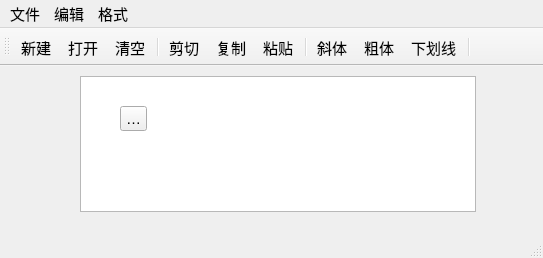
<?xml version="1.0" encoding="UTF-8"?>
<ui version="4.0">
 <class>QWMainWind</class>
 <widget class="QMainWindow" name="QWMainWind">
  <property name="geometry">
   <rect>
    <x>0</x>
    <y>0</y>
    <width>543</width>
    <height>258</height>
   </rect>
  </property>
  <property name="font">
   <font>
    <pointsize>11</pointsize>
   </font>
  </property>
  <property name="windowTitle">
   <string>QWMainWind</string>
  </property>
  <widget class="QWidget" name="centralWidget">
   <widget class="QTextEdit" name="txtEdit">
    <property name="geometry">
     <rect>
      <x>80</x>
      <y>10</y>
      <width>396</width>
      <height>136</height>
     </rect>
    </property>
    <property name="font">
     <font>
      <pointsize>16</pointsize>
     </font>
    </property>
   </widget>
   <widget class="QToolButton" name="toolButtonAbout">
    <property name="geometry">
     <rect>
      <x>120</x>
      <y>40</y>
      <width>27</width>
      <height>25</height>
     </rect>
    </property>
    <property name="toolTip">
     <string/>
    </property>
    <property name="text">
     <string>关于</string>
    </property>
    <property name="icon">
     <iconset>
      <normaloff>store-fill.svg</normaloff>store-fill.svg</iconset>
    </property>
   </widget>
  </widget>
  <widget class="QMenuBar" name="menuBar">
   <property name="geometry">
    <rect>
     <x>0</x>
     <y>0</y>
     <width>543</width>
     <height>29</height>
    </rect>
   </property>
   <widget class="QMenu" name="menu">
    <property name="title">
     <string>文件</string>
    </property>
    <addaction name="actNew"/>
    <addaction name="actOpen"/>
    <addaction name="separator"/>
    <addaction name="actClose"/>
   </widget>
   <widget class="QMenu" name="menu_2">
    <property name="title">
     <string>编辑</string>
    </property>
    <addaction name="actCut"/>
    <addaction name="actCopy"/>
    <addaction name="actPaste"/>
    <addaction name="separator"/>
    <addaction name="actClear"/>
   </widget>
   <widget class="QMenu" name="menu_3">
    <property name="title">
     <string>格式</string>
    </property>
    <addaction name="actFontBold"/>
    <addaction name="actFontItalic"/>
    <addaction name="actFontUnder"/>
    <addaction name="separator"/>
    <addaction name="actToolbarLab"/>
   </widget>
   <addaction name="menu"/>
   <addaction name="menu_2"/>
   <addaction name="menu_3"/>
  </widget>
  <widget class="QToolBar" name="mainToolBar">
   <property name="toolButtonStyle">
    <enum>Qt::ToolButtonStyle::ToolButtonTextUnderIcon</enum>
   </property>
   <attribute name="toolBarArea">
    <enum>TopToolBarArea</enum>
   </attribute>
   <attribute name="toolBarBreak">
    <bool>false</bool>
   </attribute>
   <addaction name="actNew"/>
   <addaction name="actOpen"/>
   <addaction name="actClear"/>
   <addaction name="separator"/>
   <addaction name="actCut"/>
   <addaction name="actCopy"/>
   <addaction name="actPaste"/>
   <addaction name="separator"/>
   <addaction name="actFontItalic"/>
   <addaction name="actFontBold"/>
   <addaction name="actFontUnder"/>
   <addaction name="separator"/>
  </widget>
  <widget class="QStatusBar" name="statusBar"/>
  <action name="actCut">
   <property name="icon">
    <iconset>
     <normaloff>:/images/images/cut.bmp</normaloff>:/images/images/cut.bmp</iconset>
   </property>
   <property name="text">
    <string>剪切</string>
   </property>
   <property name="toolTip">
    <string>剪切</string>
   </property>
   <property name="shortcut">
    <string>Ctrl+X</string>
   </property>
  </action>
  <action name="actCopy">
   <property name="icon">
    <iconset>
     <normaloff>:/images/images/120.bmp</normaloff>:/images/images/120.bmp</iconset>
   </property>
   <property name="text">
    <string>复制</string>
   </property>
   <property name="toolTip">
    <string>复制</string>
   </property>
   <property name="shortcut">
    <string>Ctrl+C</string>
   </property>
  </action>
  <action name="actPaste">
   <property name="icon">
    <iconset>
     <normaloff>:/images/images/paste.bmp</normaloff>:/images/images/paste.bmp</iconset>
   </property>
   <property name="text">
    <string>粘贴</string>
   </property>
   <property name="toolTip">
    <string>粘贴</string>
   </property>
   <property name="shortcut">
    <string>Ctrl+V</string>
   </property>
  </action>
  <action name="actFontBold">
   <property name="checkable">
    <bool>true</bool>
   </property>
   <property name="icon">
    <iconset>
     <normaloff>:/images/images/BLD.BMP</normaloff>:/images/images/BLD.BMP</iconset>
   </property>
   <property name="text">
    <string>粗体</string>
   </property>
   <property name="toolTip">
    <string>粗体</string>
   </property>
  </action>
  <action name="actFontItalic">
   <property name="checkable">
    <bool>true</bool>
   </property>
   <property name="icon">
    <iconset>
     <normaloff>:/images/images/ITL.BMP</normaloff>:/images/images/ITL.BMP</iconset>
   </property>
   <property name="text">
    <string>斜体</string>
   </property>
   <property name="toolTip">
    <string>斜体</string>
   </property>
  </action>
  <action name="actFontUnder">
   <property name="checkable">
    <bool>true</bool>
   </property>
   <property name="icon">
    <iconset>
     <normaloff>:/images/images/WORDUNDR.BMP</normaloff>:/images/images/WORDUNDR.BMP</iconset>
   </property>
   <property name="text">
    <string>下划线</string>
   </property>
   <property name="toolTip">
    <string>下划线</string>
   </property>
  </action>
  <action name="actClose">
   <property name="icon">
    <iconset>
     <normaloff>:/images/images/exit.bmp</normaloff>:/images/images/exit.bmp</iconset>
   </property>
   <property name="text">
    <string>退出</string>
   </property>
   <property name="toolTip">
    <string>退出</string>
   </property>
  </action>
  <action name="actOpen">
   <property name="icon">
    <iconset>
     <normaloff>:/images/images/open3.bmp</normaloff>:/images/images/open3.bmp</iconset>
   </property>
   <property name="text">
    <string>打开...</string>
   </property>
   <property name="toolTip">
    <string>打开文件</string>
   </property>
   <property name="shortcut">
    <string>Ctrl+O</string>
   </property>
  </action>
  <action name="actClear">
   <property name="icon">
    <iconset>
     <normaloff>:/images/images/103.bmp</normaloff>:/images/images/103.bmp</iconset>
   </property>
   <property name="text">
    <string>清空</string>
   </property>
   <property name="toolTip">
    <string>清空内容</string>
   </property>
  </action>
  <action name="actFont">
   <property name="icon">
    <iconset>
     <normaloff>:/images/images/20.ico</normaloff>:/images/images/20.ico</iconset>
   </property>
   <property name="text">
    <string>字体...</string>
   </property>
   <property name="toolTip">
    <string>字体设置</string>
   </property>
  </action>
  <action name="actNew">
   <property name="icon">
    <iconset>
     <normaloff>:/images/images/new2.bmp</normaloff>:/images/images/new2.bmp</iconset>
   </property>
   <property name="text">
    <string>新建</string>
   </property>
   <property name="shortcut">
    <string>Ctrl+N</string>
   </property>
  </action>
  <action name="actToolbarLab">
   <property name="checkable">
    <bool>true</bool>
   </property>
   <property name="checked">
    <bool>true</bool>
   </property>
   <property name="text">
    <string>显示工具栏文字标签</string>
   </property>
   <property name="menuRole">
    <enum>QAction::MenuRole::TextHeuristicRole</enum>
   </property>
  </action>
 </widget>
 <layoutdefault spacing="6" margin="11"/>
 <resources/>
 <connections>
  <connection>
   <sender>actClose</sender>
   <signal>triggered()</signal>
   <receiver>QWMainWind</receiver>
   <slot>close()</slot>
   <hints>
    <hint type="sourcelabel">
     <x>-1</x>
     <y>-1</y>
    </hint>
    <hint type="destinationlabel">
     <x>422</x>
     <y>254</y>
    </hint>
   </hints>
  </connection>
  <connection>
   <sender>actClear</sender>
   <signal>triggered()</signal>
   <receiver>txtEdit</receiver>
   <slot>clear()</slot>
   <hints>
    <hint type="sourcelabel">
     <x>-1</x>
     <y>-1</y>
    </hint>
    <hint type="destinationlabel">
     <x>260</x>
     <y>256</y>
    </hint>
   </hints>
  </connection>
  <connection>
   <sender>actCut</sender>
   <signal>triggered()</signal>
   <receiver>txtEdit</receiver>
   <slot>cut()</slot>
   <hints>
    <hint type="sourcelabel">
     <x>-1</x>
     <y>-1</y>
    </hint>
    <hint type="destinationlabel">
     <x>260</x>
     <y>256</y>
    </hint>
   </hints>
  </connection>
  <connection>
   <sender>actCopy</sender>
   <signal>triggered()</signal>
   <receiver>txtEdit</receiver>
   <slot>copy()</slot>
   <hints>
    <hint type="sourcelabel">
     <x>-1</x>
     <y>-1</y>
    </hint>
    <hint type="destinationlabel">
     <x>260</x>
     <y>256</y>
    </hint>
   </hints>
  </connection>
  <connection>
   <sender>actPaste</sender>
   <signal>triggered()</signal>
   <receiver>txtEdit</receiver>
   <slot>paste()</slot>
   <hints>
    <hint type="sourcelabel">
     <x>-1</x>
     <y>-1</y>
    </hint>
    <hint type="destinationlabel">
     <x>260</x>
     <y>256</y>
    </hint>
   </hints>
  </connection>
 </connections>
</ui>
